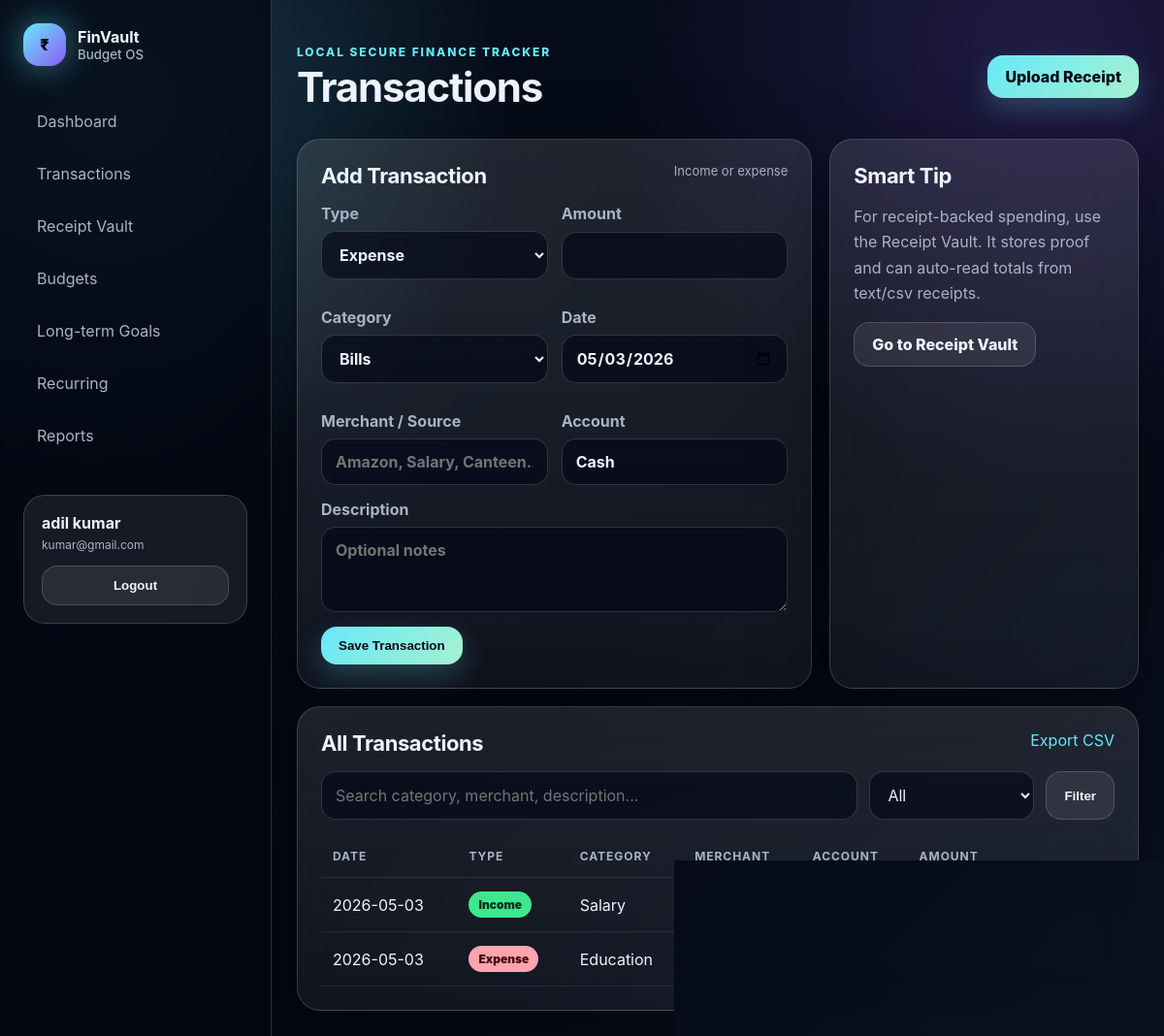
The page /transactions (signed in) on the database its author committed.
### tables this page shows
CREATE TABLE users (
            id INTEGER PRIMARY KEY AUTOINCREMENT,
            name TEXT NOT NULL,
            email TEXT NOT NULL UNIQUE,
            password_hash TEXT NOT NULL,
            created_at TEXT NOT NULL
        );

CREATE TABLE transactions (
            id INTEGER PRIMARY KEY AUTOINCREMENT,
            user_id INTEGER NOT NULL,
            txn_type TEXT NOT NULL CHECK(txn_type IN ('income', 'expense')),
            amount REAL NOT NULL CHECK(amount >= 0),
            category TEXT NOT NULL,
            merchant TEXT DEFAULT '',
            description TEXT DEFAULT '',
            account TEXT DEFAULT 'Cash',
            txn_date TEXT NOT NULL,
            receipt_filename TEXT DEFAULT '',
            receipt_hash TEXT DEFAULT '',
            created_at TEXT NOT NULL,
            FOREIGN KEY(user_id) REFERENCES users(id) ON DELETE CASCADE
        );

### app.py (the view, shortened to what this page needs)
@app.route("/transactions", methods=["GET", "POST"])
@login_required
def transactions():
    q = request.args.get("q", "").strip()
    kind = request.args.get("kind", "").strip()
    params: list = [session["user_id"]]
    where = ["user_id = ?"]
    if q:
        where.append("(category LIKE ? OR merchant LIKE ? OR description LIKE ? OR account LIKE ?)")
        like = f"%{q}%"
        params.extend([like, like, like, like])
    if kind in {"income", "expense"}:
        where.append("txn_type = ?")
        params.append(kind)
    rows = query(
        f"SELECT * FROM transactions WHERE {' AND '.join(where)} ORDER BY txn_date DESC, id DESC LIMIT 300",
        tuple(params),
    )
    return render_template("transactions.html", rows=rows, q=q, kind=kind)

### app.py (called while the page is built)
def get_db() -> sqlite3.Connection:
    if "db" not in g:
        INSTANCE_DIR.mkdir(exist_ok=True)
        UPLOAD_DIR.mkdir(exist_ok=True)
        conn = sqlite3.connect(DB_PATH)
        conn.row_factory = sqlite3.Row
        conn.execute("PRAGMA foreign_keys = ON")
        g.db = conn
    return g.db

def query(sql: str, params: tuple = (), one: bool = False):
    cur = get_db().execute(sql, params)
    rows = cur.fetchall()
    cur.close()
    return (rows[0] if rows else None) if one else rows

def login_required(view):
    @wraps(view)
    def wrapped(*args, **kwargs):
        if not session.get("user_id"):
            flash("Please log in first.", "warning")
            return redirect(url_for("login"))
        return view(*args, **kwargs)
    return wrapped

def current_user():
    uid = session.get("user_id")
    if not uid:
        return None
    return query("SELECT id, name, email FROM users WHERE id = ?", (uid,), one=True)

def require_csrf() -> None:
    if request.method == "POST":
        token = session.get("csrf_token")
        form_token = request.form.get("csrf_token")
        if not token or not form_token or not secrets.compare_digest(token, form_token):
            raise PermissionError("Invalid form security token. Please refresh and try again.")

@app.before_request
def security_gate():
    if "csrf_token" not in session:
        session["csrf_token"] = secrets.token_urlsafe(32)
    ip = request.headers.get("X-Forwarded-For", request.remote_addr or "local").split(",")[0]
    route = request.endpoint or "unknown"
    now = time()
    if route in {"login", "register"} and request.method == "POST":
        limit, window = 8, 300
    else:
        limit, window = 180, 60
    key = f"{ip}:{route}"
    bucket = [t for t in _rate_bucket.get(key, []) if now - t < window]
    if len(bucket) >= limit:
        return "Too many requests. Wait a little and try again.", 429
    bucket.append(now)
    _rate_bucket[key] = bucket
    try:
        require_csrf()
    except PermissionError as exc:
        flash(str(exc), "danger")
        return redirect(request.referrer or url_for("dashboard"))

@app.context_processor
def inject_globals():
    return {
        "user": current_user(),
        "csrf_token": session.get("csrf_token", ""),
        "today": date.today().isoformat(),
        "categories": sorted(CATEGORY_KEYWORDS.keys() | {"Other", "Salary", "Freelance", "Gift"}),
    }

### templates/transactions.html (shortened to what this page needs)
{% extends 'base.html' %}
{% block page_heading %}Transactions{% endblock %}
{% block content %}
<section class="form-grid">
  <form class="panel reveal" method="post">
    <div class="panel-head"><h2>Add Transaction</h2><span>Income or expense</span></div>
    <div class="two-col">
      <label>Type<select name="txn_type"><option value="expense">Expense</option><option value="income">Income</option></select></label>
      <label>Amount<input name="amount" type="number" step="0.01" min="0" required /></label>
      <label>Category<select name="category">{% for c in categories %}<option>{{ c }}</option>{% endfor %}</select></label>
      <label>Date<input name="txn_date" type="date" value="{{ today }}" required /></label>
      <label>Merchant / Source<input name="merchant" maxlength="120" placeholder="Amazon, Salary, Canteen..." /></label>
      <label>Account<input name="account" maxlength="80" value="Cash" /></label>
    </div>
    <label>Description<textarea name="description" rows="3" placeholder="Optional notes"></textarea></label>
    <button class="primary-btn" type="submit">Save Transaction</button>
  </form>
  <aside class="panel reveal delay-1">
    <h2>Smart Tip</h2>
    <p class="muted">For receipt-backed spending, use the Receipt Vault. It stores proof and can auto-read totals from text/csv receipts.</p>
    <a class="ghost-btn" href="{{ url_for('receipts') }}">Go to Receipt Vault</a>
  </aside>
</section>
<section class="panel reveal">
  <div class="panel-head"><h2>All Transactions</h2><a href="{{ url_for('export_csv') }}">Export CSV</a></div>
  <form class="filterbar" method="get">
    <input name="q" value="{{ q }}" placeholder="Search category, merchant, description..." />
    <select name="kind"><option value="">All</option><option value="expense" {% if kind=='expense' %}selected{% endif %}>Expense</option><option value="income" {% if kind=='income' %}selected{% endif %}>Income</option></select>
    <button class="ghost-btn" type="submit">Filter</button>
  </form>
  <div class="table-wrap">
    <table>
      <thead><tr><th>Date</th><th>Type</th><th>Category</th><th>Merchant</th><th>Account</th><th>Amount</th><th></th></tr></thead>
      <tbody>
      {% for row in rows %}
      <tr>
        <td>{{ row.txn_date }}</td><td><span class="badge {{ row.txn_type }}">{{ row.txn_type }}</span></td>
        <td>{{ row.category }}</td><td>{{ row.merchant or '-' }}</td><td>{{ row.account }}</td><td>₹{{ '%.2f'|format(row.amount) }}</td>
        <td>
          <form method="post" action="{{ url_for('delete_transaction', txn_id=row.id) }}" onsubmit="return confirm('Delete this transaction?')">
            <button class="danger-link" type="submit">Delete</button>
          </form>
        </td>
      </tr>
      {% else %}
      <tr><td colspan="7" class="empty">No transactions found.</td></tr>
      {% endfor %}
      </tbody>
    </table>
  </div>
</section>
{% endblock %}

### templates/base.html (shortened to what this page needs)
<!DOCTYPE html>
<html lang="en">
<head>
  <link rel="stylesheet" href="{{ url_for('static', filename='css/style.css') }}" />
</head>
<body>
  <div class="app-shell">
    {% if user %}
    <aside class="sidebar" id="sidebar">
      <a class="brand" href="{{ url_for('dashboard') }}">
        <span class="brand-orb">₹</span>
        <span><b>FinVault</b><small>Budget OS</small></span>
      </a>
      <nav>
        <a href="{{ url_for('dashboard') }}" class="nav-link">Dashboard</a>
        <a href="{{ url_for('transactions') }}" class="nav-link">Transactions</a>
        <a href="{{ url_for('receipts') }}" class="nav-link">Receipt Vault</a>
        <a href="{{ url_for('budgets') }}" class="nav-link">Budgets</a>
        <a href="{{ url_for('goals') }}" class="nav-link">Long-term Goals</a>
        <a href="{{ url_for('recurring') }}" class="nav-link">Recurring</a>
        <a href="{{ url_for('reports') }}" class="nav-link">Reports</a>
      </nav>
      <div class="sidebar-card">
        <b>{{ user.name }}</b>
        <span>{{ user.email }}</span>
        <form method="post" action="{{ url_for('logout') }}">
          <button class="ghost-btn full" type="submit">Logout</button>
        </form>
      </div>
    </aside>
    {% endif %}
    <main class="main-content {% if not user %}public{% endif %}">
      {% if user %}
      <header class="topbar">
        <div>
          <span class="eyebrow">Local secure finance tracker</span>
          <h1>{% block page_heading %}Finance Manager{% endblock %}</h1>
        </div>
        <a class="primary-btn" href="{{ url_for('receipts') }}">Upload Receipt</a>
      </header>
      {% endif %}
      {% block content %}{% endblock %}
    </main>
  </div>
</body>
</html>

### rows shown on the page
users: name "adil kumar", email "kumar@gmail.com"
transactions: txn_date "2026-05-03", txn_type "Income", category "Salary"
transactions: txn_date "2026-05-03", txn_type "Expense", category "Education"

### other values the page prints
form field category "Bills"
